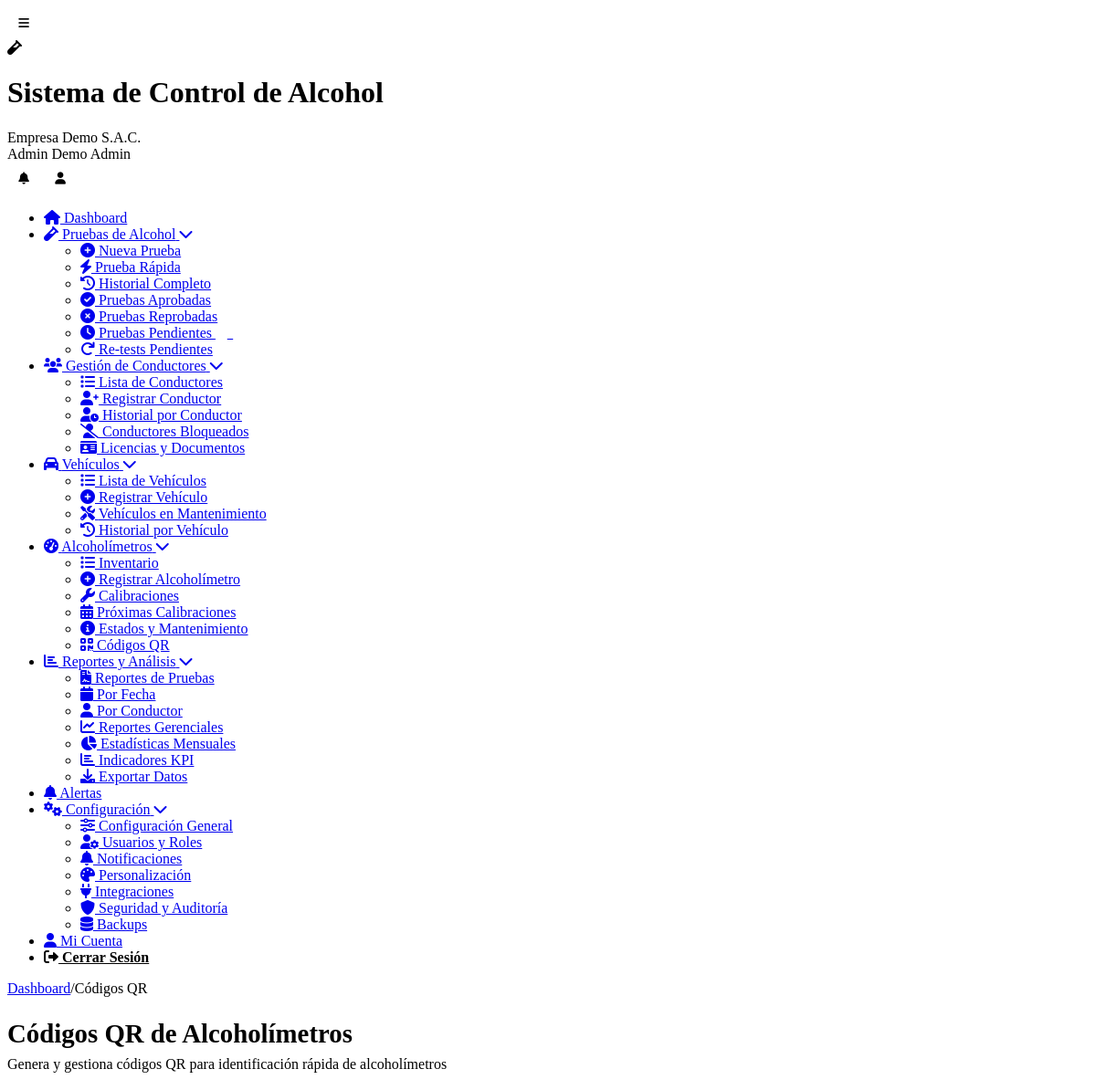
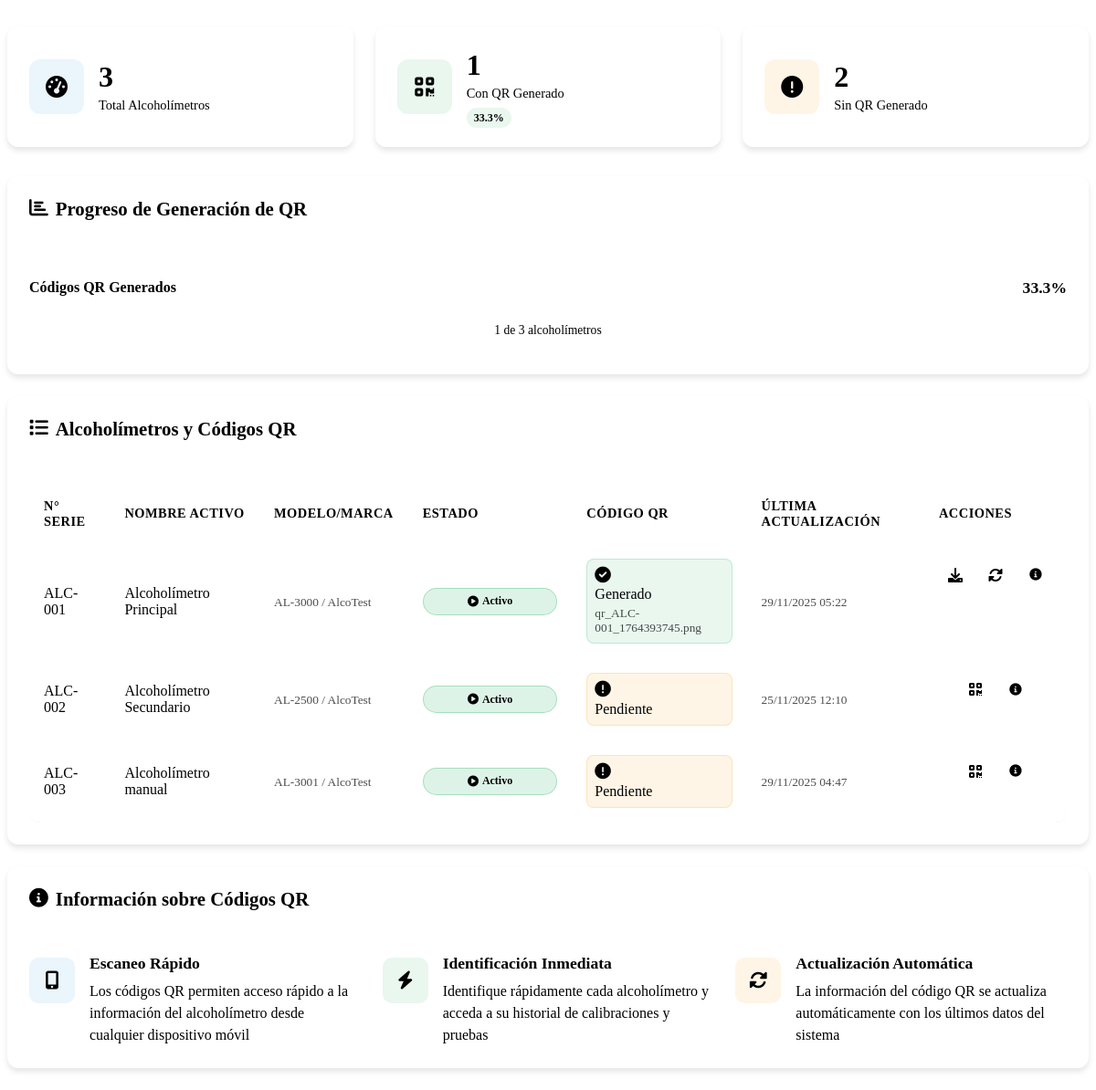
The app's page /codigos-qr.php (signed in) with its own data (2 pictures, top to bottom).
### tables this page shows
CREATE TABLE `usuarios` (
  `id` int(11) NOT NULL,
  `cliente_id` int(11) DEFAULT NULL,
  `nombre` varchar(100) NOT NULL,
  `apellido` varchar(100) DEFAULT NULL,
  `email` varchar(255) NOT NULL,
  `password` varchar(255) NOT NULL,
  `telefono` varchar(20) DEFAULT NULL,
  `dni` varchar(15) DEFAULT NULL,
  `rol` enum('super_admin','admin','supervisor','operador','conductor','auditor') NOT NULL,
  `foto_perfil` varchar(255) DEFAULT NULL,
  `estado` tinyint(1) DEFAULT 1,
  `ultimo_login` timestamp NULL DEFAULT NULL,
  `token_recuperacion` varchar(100) DEFAULT NULL,
  `fecha_expiracion_token` datetime DEFAULT NULL,
  `intentos_login` int(11) DEFAULT 0,
  `bloqueado_hasta` datetime DEFAULT NULL,
  `fecha_creacion` timestamp NULL DEFAULT current_timestamp()
);

CREATE TABLE `clientes` (
  `id` int(11) NOT NULL,
  `nombre_empresa` varchar(255) NOT NULL,
  `ruc` varchar(20) NOT NULL,
  `direccion` text DEFAULT NULL,
  `telefono` varchar(20) DEFAULT NULL,
  `email_contacto` varchar(255) DEFAULT NULL,
  `plan_id` int(11) NOT NULL,
  `logo` varchar(255) DEFAULT NULL,
  `color_primario` varchar(7) DEFAULT '#2196F3',
  `color_secundario` varchar(7) DEFAULT '#1976D2',
  `fecha_registro` timestamp NULL DEFAULT current_timestamp(),
  `fecha_vencimiento` date DEFAULT NULL,
  `estado` enum('activo','inactivo','suspendido','prueba') DEFAULT 'prueba',
  `token_api` varchar(100) DEFAULT NULL,
  `modo_demo` tinyint(1) DEFAULT 1
);

CREATE TABLE `alcoholimetros` (
  `id` int(11) NOT NULL,
  `cliente_id` int(11) NOT NULL,
  `numero_serie` varchar(50) NOT NULL,
  `nombre_activo` varchar(100) NOT NULL,
  `modelo` varchar(50) DEFAULT NULL,
  `marca` varchar(50) DEFAULT NULL,
  `fecha_calibracion` date DEFAULT NULL,
  `proxima_calibracion` date DEFAULT NULL,
  `estado` enum('activo','inactivo','mantenimiento','calibracion') DEFAULT 'activo',
  `qr_code` varchar(255) DEFAULT NULL,
  `fecha_creacion` timestamp NULL DEFAULT current_timestamp(),
  `fecha_actualizacion` timestamp NULL DEFAULT current_timestamp() ON UPDATE current_timestamp()
);

### codigos-qr.php (the view, shortened to what the rows shown need)
<?php
require_once __DIR__ . '/includes/Database.php';
$page_title = 'Códigos QR de Alcoholímetros';
require_once __DIR__ . '/includes/header.php';
$db = new Database();
$cliente_id = $_SESSION['cliente_id'] ?? 0;
$alcoholimetros = $db->fetchAll("
    SELECT *,
           DATEDIFF(proxima_calibracion, CURDATE()) as dias_restantes,
           CASE
               WHEN proxima_calibracion IS NULL THEN 'no_programada'
               WHEN proxima_calibracion < CURDATE() THEN 'vencida'
               WHEN DATEDIFF(proxima_calibracion, CURDATE()) <= 30 THEN 'proxima'
               ELSE 'vigente'
           END as estado_calibracion
    FROM alcoholimetros
    WHERE cliente_id = ?
    ORDER BY numero_serie ASC
", [$cliente_id]);
?>
<div class="content-body">
    <div class="dashboard-header">
        <div class="welcome-section">
            <h1><?php echo $page_title; ?></h1>
        </div>
    </div>
    <div class="crud-container">
        <div class="card">
            <div class="card-body">
                <?php if (!empty($alcoholimetros)): ?>
                <div class="table-responsive">
                    <table class="data-table">
                        <thead>
                            <tr>
                                <th>N° Serie</th>
                                <th>Nombre Activo</th>
                                <th>Modelo/Marca</th>
                                <th>Estado</th>
                                <th>Código QR</th>
                                <th>Última Actualización</th>
                                <th>Acciones</th>
                            </tr>
                        </thead>
                        <tbody>
                            <?php foreach ($alcoholimetros as $alcoholimetro):
                                $tiene_qr = !empty($alcoholimetro['qr_code']);
                                $estado = $alcoholimetro['estado'];
                                switch ($estado) {
                                    case 'activo':
                                        $clase_estado = 'success';
                                        $texto_estado = 'Activo';
                                        $icono_estado = 'fa-play-circle';
                                        break;
                                }
                            ?>
                            <tr>
                                <td><?php echo htmlspecialchars($alcoholimetro['numero_serie']); ?></td>
                                <td><?php echo htmlspecialchars($alcoholimetro['nombre_activo']); ?></td>
                                <td>
                                    <small class="text-muted">
                                        <?php echo htmlspecialchars($alcoholimetro['modelo'] ?? 'N/A'); ?> /
                                        <?php echo htmlspecialchars($alcoholimetro['marca'] ?? 'N/A'); ?>
                                    </small>
                                </td>
                                <td>
                                    <span class="status-badge <?php echo $clase_estado; ?>">
                                        <i class="fas <?php echo $icono_estado; ?>"></i>
                                        <?php echo $texto_estado; ?>
                                    </span>
                                </td>
                                <td>
                                    <?php if ($tiene_qr): ?>
                                        <div class="qr-status success">
                                            <i class="fas fa-check-circle"></i>
                                            <span>Generado</span>
                                            <small class="text-muted"><?php echo $alcoholimetro['qr_code']; ?></small>
                                        </div>
                                    <?php else: ?>
                                        <div class="qr-status warning">
                                            <i class="fas fa-exclamation-circle"></i>
                                            <span>Pendiente</span>
                                        </div>
                                    <?php endif; ?>
                                </td>
                                <td>
                                    <small class="text-muted">
                                        <?php echo date('d/m/Y H:i', strtotime($alcoholimetro['fecha_actualizacion'])); ?>
                                    </small>
                                </td>
                                <td class="action-buttons">
                                    <?php if ($tiene_qr): ?>
                                        <a href="?descargar_qr=<?php echo $alcoholimetro['id']; ?>" class="btn-icon success" title="Descargar QR">
                                            <i class="fas fa-download"></i>
                                        </a>
                                        <a href="?generar_qr=<?php echo $alcoholimetro['id']; ?>" class="btn-icon primary" title="Regenerar QR">
                                            <i class="fas fa-sync-alt"></i>
                                        </a>
                                    <?php else: ?>
                                        <a href="?generar_qr=<?php echo $alcoholimetro['id']; ?>" class="btn-icon primary" title="Generar QR">
                                            <i class="fas fa-qrcode"></i>
                                        </a>
                                    <?php endif; ?>
                                    <button type="button" class="btn-icon info"
                                            onclick="mostrarInfoQR(<?php echo $alcoholimetro['id']; ?>, '<?php echo htmlspecialchars($alcoholimetro['numero_serie']); ?>')"
                                            title="Información QR">
                                        <i class="fas fa-info-circle"></i>
                                    </button>
                                </td>
                            </tr>
                            <?php endforeach; ?>
                        </tbody>
                    </table>
                </div>
                <?php endif; ?>
            </div>
        </div>
    </div>
</div>
<?php
require_once __DIR__ . '/includes/footer.php';
?>

### includes/header.php (shortened to what the rows shown need)
<?php
$database = new Database();
$user_id = $_SESSION['user_id'] ?? null;
$user_query = $database->fetchOne("
    SELECT u.*, c.nombre_empresa, c.logo, c.color_primario, c.color_secundario, p.nombre_plan
    FROM usuarios u
    LEFT JOIN clientes c ON u.cliente_id = c.id
    LEFT JOIN planes p ON c.plan_id = p.id
    WHERE u.id = ?
", [$user_id]);
?>
<!DOCTYPE html>
<html lang="es">
<head>
	<link rel="stylesheet" href="<?php echo BASE_URL; ?>/assets/css/simple-style.css">
    <link rel="stylesheet" href="<?php echo BASE_URL; ?>/assets/css/responsive.css">
	<link rel="stylesheet" href="<?php echo BASE_URL; ?>/assets/css/dashboard-enhancements.css">
    <link href="https://cdnjs.cloudflare.com/ajax/libs/font-awesome/6.0.0/css/all.min.css" rel="stylesheet">
</head>
<body>
    <div class="app-container">
        <header class="app-header">
            <div class="header-content">
                <div class="brand-section">
                    <div class="brand-text">
                        <h1 class="app-name"><?php echo SITE_NAME; ?></h1>
                        <span class="client-name"><?php echo htmlspecialchars($user_query['nombre_empresa'] ?? 'Empresa'); ?></span>
                    </div>
                </div>
                <div class="user-menu">
                    <div class="user-info">
                        <span class="user-name"><?php echo htmlspecialchars(($user_query['nombre'] ?? 'Usuario') . ' ' . ($user_query['apellido'] ?? 'Sistema')); ?></span>
                        <span class="user-role"><?php echo ucfirst(str_replace('_', ' ', $user_query['rol'] ?? 'usuario')); ?></span>
                    </div>
                </div>
            </div>
        </header>
        <div class="main-content">
            <main class="content-area">
                <div class="content-body">

### records on screen
usuarios: cliente.nombre_empresa "Empresa Demo S.A.C.", nombre+apellido "Admin Demo", rol "Admin"
alcoholimetros: numero_serie "ALC-001", nombre_activo "Alcoholímetro Principal", modelo "AL-3000", marca "AlcoTest", estado "Activo", qr_code "qr_ALC-001_1764393745.png", fecha_actualizacion "29/11/2025 05:22"
alcoholimetros: numero_serie "ALC-002", nombre_activo "Alcoholímetro Secundario", modelo "AL-2500", marca "AlcoTest", estado "Activo", shows "Pendiente", fecha_actualizacion "25/11/2025 12:10"
alcoholimetros: numero_serie "ALC-003", nombre_activo "Alcoholímetro manual", modelo "AL-3001", marca "AlcoTest", estado "Activo", shows "Pendiente", fecha_actualizacion "29/11/2025 04:47"

### other values on screen
SITE_NAME "Sistema de Control de Alcohol"
$crumb "Dashboard"
$crumb "Códigos QR"
$page_title "Códigos QR de Alcoholímetros"
$estadisticas_qr['total'] "3"
$estadisticas_qr['con_qr'] "1"
$porcentaje_qr "33.3"
$estadisticas_qr['sin_qr'] "2"
